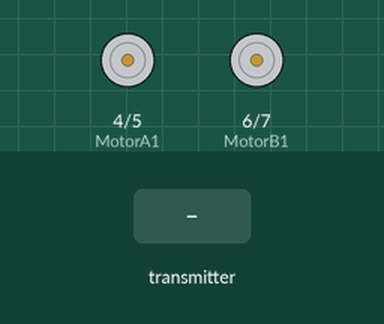
Recording of a sketch running on a simulated Arduino Uno, built with avr-gcc and run on an emulated ATmega328P. Shown: motor-driver pin pairs drawn as motors (green arrow = first pin HIGH = forward, orange = second pin HIGH = backward, longer = more drive, scaled by the enable pin). The test bench sets the inputs (shaded band). No radio packets arrive unless stated.

Above: at 1.2 s.
1.3 s: the transmitter starts sending xAxis = 0
At 2.2 s:
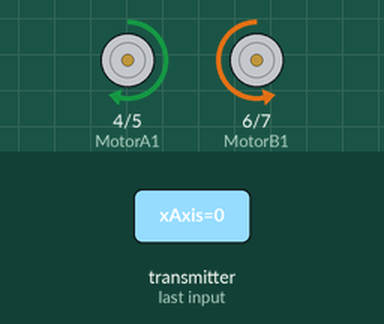
2.8 s: the transmitter starts sending yAxis = 512
At 3.3 s:
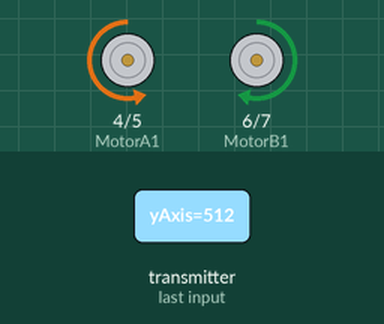
4.3 s: the transmitter starts sending yAxis = 0
At 5.5 s:
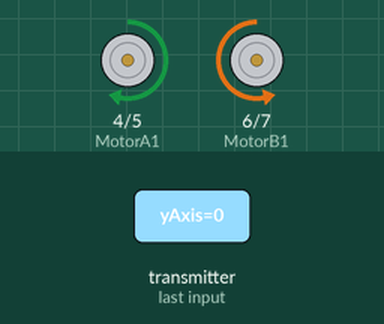
5.8 s: the transmitter starts sending yAxis = 1023
At 6.8 s:
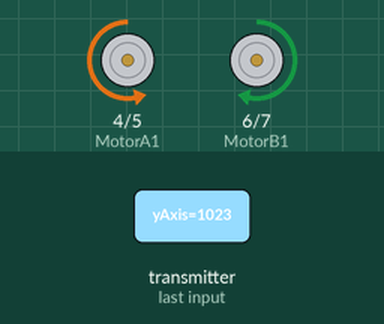
Timing chart, 0 to 8.3 s (numbered marks = the images above; inputs shaded):
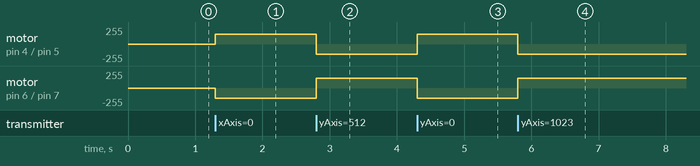

Measured:
- after the input at 1.3 s, motor on pin 4 (MotorA1) / pin 5 (MotorA2): stopped → forward 150/255 at once; motor on pin 6 (MotorB1) / pin 7 (MotorB2): stopped → backward 150/255 at once
- after the input at 2.8 s, motor on pin 4 (MotorA1) / pin 5 (MotorA2): forward 150/255 → backward 150/255 at once; motor on pin 6 (MotorB1) / pin 7 (MotorB2): backward 150/255 → forward 150/255 at once
- after the input at 4.3 s, motor on pin 4 (MotorA1) / pin 5 (MotorA2): backward 150/255 → forward 150/255 at once; motor on pin 6 (MotorB1) / pin 7 (MotorB2): forward 150/255 → backward 150/255 at once
- after the input at 5.8 s, motor on pin 4 (MotorA1) / pin 5 (MotorA2): forward 150/255 → backward 150/255 at once; motor on pin 6 (MotorB1) / pin 7 (MotorB2): backward 150/255 → forward 150/255 at once

The sketch:

Receiver.ino
```cpp
#include<SPI.h>
#include<nRF24L01.h>
#include<RF24.h>

int ENA = 3;
int ENB = 9;
int MotorA1 = 4;
int MotorA2 = 5;
int MotorB1 = 6;
int MotorB2 = 7;

RF24 radio(8, 10);

const byte address[6] = "00001";

struct data {
  int xAxis;
  int yAxis;

};
data receive_data;


void setup() {
Serial.begin(9600);
radio.begin();
radio.openReadingPipe(0,address);
radio.setPALevel(RF24_PA_MIN);
radio.setDataRate(RF24_250KBPS);
radio.startListening();
pinMode(ENA, OUTPUT);
pinMode(ENB, OUTPUT);
pinMode(MotorA1, OUTPUT);
pinMode(MotorA2, OUTPUT);
pinMode(MotorB1, OUTPUT);
pinMode(MotorB2, OUTPUT);
}


void loop() {
 while(radio.available()) {
    radio.read(&receive_data, sizeof(data));
 if(receive_data.yAxis > 400) {
  digitalWrite(MotorA1, LOW);
  digitalWrite(MotorA2, HIGH);
  digitalWrite(MotorB1, HIGH);
  digitalWrite(MotorB2, LOW);
  analogWrite(ENA, 150);
  analogWrite(ENB, 150);

}else if(receive_data.yAxis < 320) {
  digitalWrite(MotorA1, HIGH);
  digitalWrite(MotorA2, LOW);
  digitalWrite(MotorB1, LOW);
  digitalWrite(MotorB2, HIGH);
  analogWrite(ENA, 150);
  analogWrite(ENB, 150);
} else if(receive_data.xAxis < 320){
  digitalWrite(MotorA1, HIGH);
  digitalWrite(MotorA2, LOW);
  digitalWrite(MotorB1, HIGH);
  digitalWrite(MotorB2, LOW);
  analogWrite(ENA, 150);
  analogWrite(ENB, 150);
}else if(receive_data.xAxis > 400){
  digitalWrite(MotorA1, LOW);
  digitalWrite(MotorA2, HIGH);
  digitalWrite(MotorB1, LOW);
  digitalWrite(MotorB2, HIGH);
  analogWrite(ENA, 150);
  analogWrite(ENB, 150);
}else {
  digitalWrite(MotorA1, LOW);
  digitalWrite(MotorA2, LOW);
  digitalWrite(MotorB1, LOW);
  digitalWrite(MotorB2, LOW);
  analogWrite(ENA, 0);
  analogWrite(ENB, 0);
  }
 }
}
```
